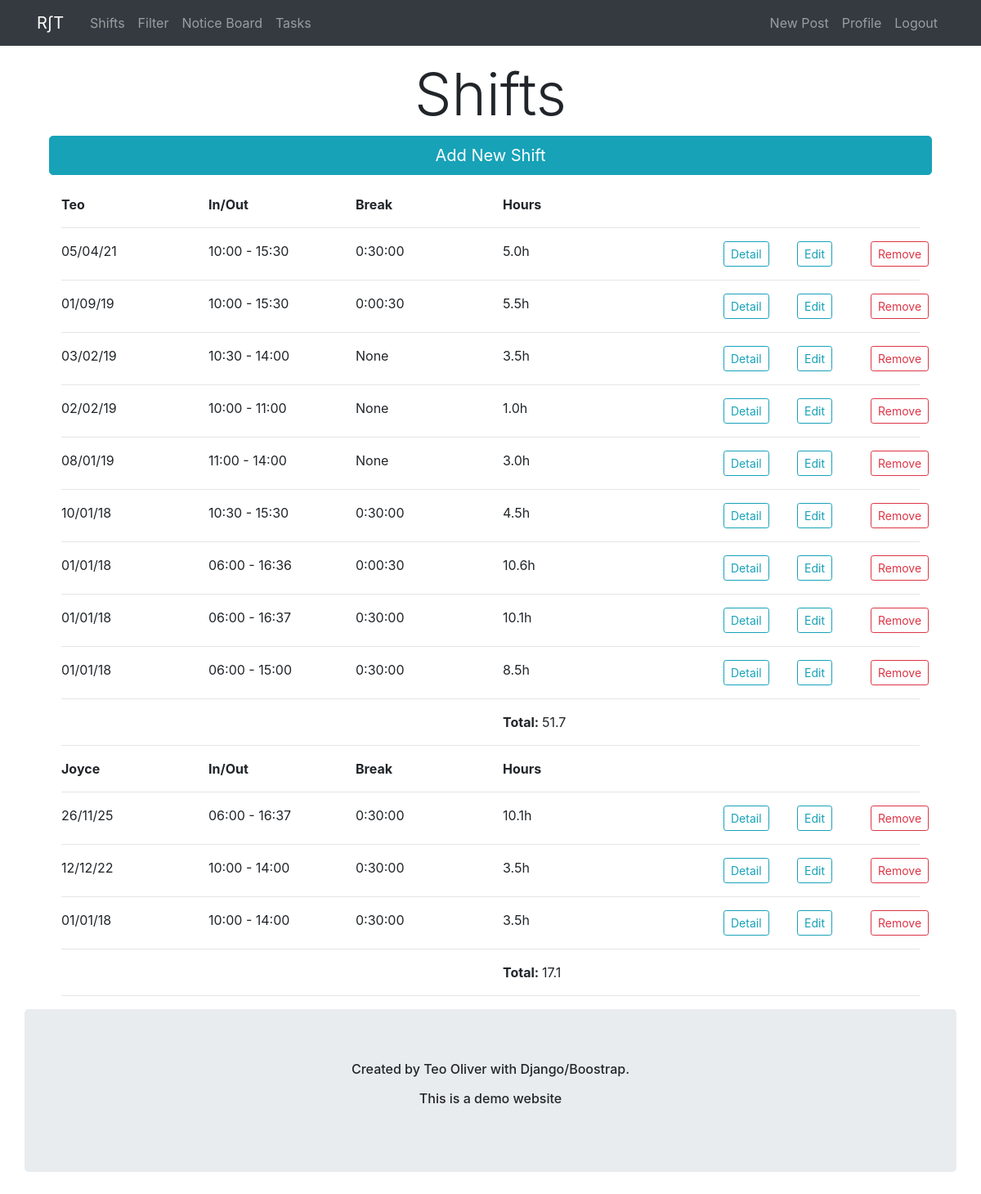
The app's page / (signed in), older data.
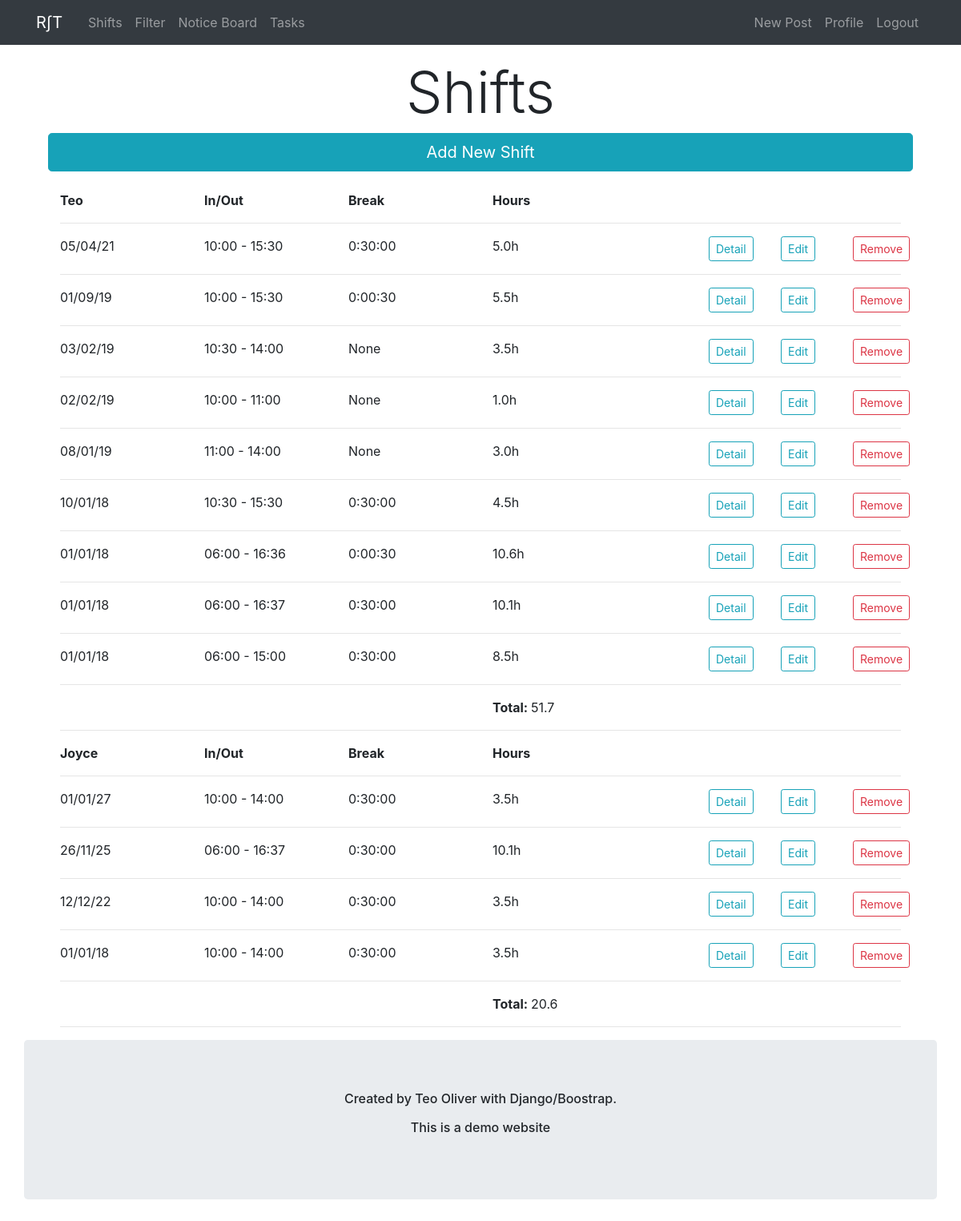
The same page, newer data.
### hoursCalc/models.py (models this page shows, shortened)
class Shift(models.Model):
    name = models.ForeignKey(User,on_delete=models.CASCADE)
    clock_in = models.DateTimeField(blank=True, null=True) #not blanck or null
    clock_out = models.DateTimeField(blank=True, null=True)  #not blanck or null
    date = models.DateField(blank=True, null=True) #not blanck or null
    duration  = models.FloatField(default=0)
    break_time = models.DurationField(blank=True, null=True)
    description = models.TextField(blank=True, null=True, max_length=600)
    class Meta:
        ordering = ['-date']

### hoursCalc/views.py (the view)
# urls.py: path('', shift_views.index, name="index"),
@login_required
def index(request):
    users = User.objects.all()
    form = forms.ClockInOutForm()
    shift = Shift.objects.all()
    context = {
        'shift': shift,
        'users': users,
        'form': form,
        'title': 'Home'
    }
    return render(request, 'hoursCalc/index.html', context)

### hoursCalc/templatetags/shifts.py (called while the page is built)
@register.simple_tag
def calc_total_duration(shifts):  # here 'shifts' is the 'user.list' in the template
    total = 0.0
    for shift in shifts:
        total += shift.duration
    return total

### hoursCalc/templates/hoursCalc/index.html (shortened to what this page needs)
{% extends './base.html' %}
{% load crispy_forms_tags %}
{% block content %}
<div class="container mb-4">
    <h1 class="display-3"><center>Shifts</center></h1>
    <button type="button" class="btn btn-info btn-lg btn-block" data-toggle="modal" data-target="#filterModal" >Add New Shift</button>
</div>
<div class="container">
    {% load shifts %}
    <div class="container">
        {% for user in users %}
        {% if user.shift_set.count > 0 %}
            <div class="row">
                <div class="col-md-2">
                    <strong>{{user.username}}</strong>
                </div>
                <div class="col-md-2"> <strong> In/Out </strong> </div>
                <div class="col-md-2"> <strong> Break </strong>  </div>
                <div class="col-md-3"> <strong> Hours </strong>  </div>
                <div class="col-md-3"> </div>
            </div>
            <hr>
            {% for i in user.shift_set.all %}
                <div class="row">
                    <div class="col-md-2"> {{ i.date|date:"d/m/y" }} </div>
                    <div class="col-md-2"> {{ i.clock_in|date:"H:i" }} - {{ i.clock_out|date:"H:i"}} </div>
                    <div class="col-md-2"> {{ i.break_time}} </div>
                    <div class="col-md-3"> {{i.duration}}h </div>
                    <div class="col-md-1"> <a class="btn btn-outline-info btn-sm" href="{% url 'detail' pk=i.id %}">Detail</a> </div>
                    <div class="col-md-1"> <a class="btn btn-outline-info btn-sm" href="{% url 'edit' pk=i.id %}">Edit</a> </div>
                    <div class="col-md-1"> <a class="btn btn-outline-danger btn-sm" href="{% url 'remove' pk=i.id %}">Remove</a> </div>
                </div>
                <hr>
            {% endfor %}
            <div class="row">
                <div class="col-md-2"> </div>
                <div class="col-md-2"> </div>
                <div class="col-md-2"> </div>
                <div class="col-md-3">
                    <strong>Total: </strong>  {% calc_total_duration user.shift_set.all %}
                </div>
                <div class="col-md-3"> </div>
            </div>
            <hr>
        {% endif %}
        {% endfor %}
    </div>
</div>
{% endblock content %}

Row changes from the older to the newer data that the page shows:
added Shift: date "01/01/27", clock_in "10:00", clock_out "14:00", break_time "0:30:00", duration "3.5"
Text that changed along with them:
text no longer shown: "17.1"
text now shown: "20.6"
